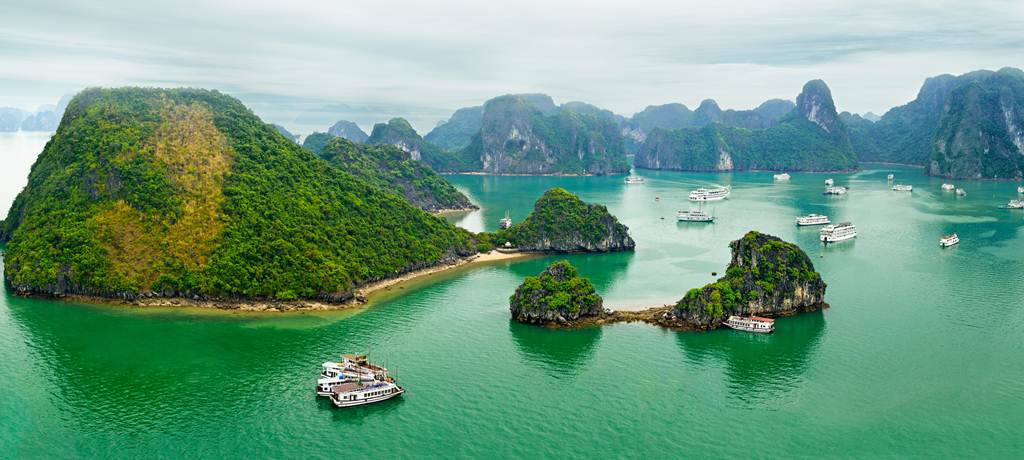
#> input picture data/halongbay.jpg, 1024 x 460 px
$ python color_quantization.py
#> lines starting #> are read from the running program, lines starting #| are printed output that depends on the picture
# Authors: Robert Layton <robertlayton@gmail.com>
#          Olivier Grisel <olivier.grisel@ensta.org>
#          Mathieu Blondel <mathieu@mblondel.org>
#
# License: BSD 3 clause

print(__doc__)
import numpy as np
import matplotlib.pyplot as plt
import matplotlib.image as mpimg
from sklearn.cluster import KMeans
from sklearn.metrics import pairwise_distances_argmin
from sklearn.datasets import load_sample_image
from sklearn.utils import shuffle
from time import time
import os


def color_quantization(n_colors=64, file_path=''):
    # Load the Summer Palace photo
    image = None
    if (len(file_path) > 0) and (os.path.isfile(file_path)):
        image = mpimg.imread(file_path)
    if image is None:
        image = load_sample_image("china.jpg")
    # Convert to floats instead of the default 8 bits integer coding. Dividing by
    # 255 is important so that plt.imshow behaves works well on float data (need to
    # be in the range [0-1]
    image = np.array(image, dtype=np.float64) / 255

    # Load Image and transform to a 2D numpy array.
    w, h, d = original_shape = tuple(image.shape)
    assert d == 3
    image_array = np.reshape(image, (w * h, d))
    print("Fitting model on a small sub-sample of the data")
    t0 = time()
    image_array_sample = shuffle(image_array, random_state=0)[:1000]
    kmeans = KMeans(n_clusters=n_colors, random_state=0).fit(image_array_sample)
    print("done in %0.3fs." % (time() - t0))

    # Get labels for all points
    print("Predicting color indices on the full image (k-means)")
    t0 = time()
    labels = kmeans.predict(image_array)
    print("done in %0.3fs." % (time() - t0))

    codebook_random = shuffle(image_array, random_state=0)[:n_colors + 1]
    print("Predicting color indices on the full image (random)")
    t0 = time()
    labels_random = pairwise_distances_argmin(codebook_random,
                                              image_array,
                                              axis=0)
    print("done in %0.3fs." % (time() - t0))
    return [kmeans, image, labels, codebook_random, labels_random, w, h]


def recreate_image(codebook, labels, w, h):
    """Recreate the (compressed) image from the code book & labels"""
    d = codebook.shape[1]
    image = np.zeros((w, h, d))
    label_idx = 0
    for i in range(w):
        for j in range(h):
            image[i][j] = codebook[labels[label_idx]]
            label_idx += 1
    return image


def plot_image(kmeans, image, labels, codebook_random, labels_random, w, h):
    # Display all results, alongside original image
    plt.figure(1)
    plt.clf()
    ax = plt.axes([0, 0, 1, 1])
    plt.axis('off')
    plt.title('Original image (96,615 colors)')
    plt.imshow(image)

    plt.figure(2)
    plt.clf()
    ax = plt.axes([0, 0, 1, 1])
    plt.axis('off')
    plt.title('Quantized image (64 colors, K-Means)')
    plt.imshow(recreate_image(kmeans.cluster_centers_, labels, w, h))

    plt.figure(3)
    plt.clf()
    ax = plt.axes([0, 0, 1, 1])
    plt.axis('off')
    plt.title('Quantized image (64 colors, Random)')
    plt.imshow(recreate_image(codebook_random, labels_random, w, h))
    plt.show()


def main():
    kmeans, image, labels, codebook_random, labels_random, w, h = color_quantization(file_path='../data/halongbay.jpg')
#> in color_quantization, image is the input picture: shape (460, 1024, 3); mean R, G, B 108.4, 155.3, 130.3
#> in color_quantization, `image_array_sample = shuffle(image_array, random_state=0)[:1000]`: image_array_sample = 1000 rows, first 8: [0.859, 0.906, 0.906], [0.0431, 0.176, 0], [0.0118, 0.443, 0.157], [0.00392, 0.443, 0.161], [0.176, 0.427, 0.533], [0.369, 0.29, 0.0941], [0.333, 0.6, 0.455], [0.49, 0.639, 0.643]
#> in color_quantization, `codebook_random = shuffle(image_array, random_state=0)[:n_colors + 1]`: codebook_random = 65 rows, first 8: [0.859, 0.906, 0.906], [0.0431, 0.176, 0], [0.0118, 0.443, 0.157], [0.00392, 0.443, 0.161], [0.176, 0.427, 0.533], [0.369, 0.29, 0.0941], [0.333, 0.6, 0.455], [0.49, 0.639, 0.643]
#> w = 460; h = 1024
    plot_image(kmeans, image, labels, codebook_random, labels_random, w, h)
#> after the loop in recreate_image, `for i in range(w):`: label_idx = 471040
#> call 2 of recreate_image, with codebook = array of shape (65, 3), labels = array of shape (471040,), w = 460, h = 1024
#> after the loop in recreate_image (call 2), `for i in range(w):`:
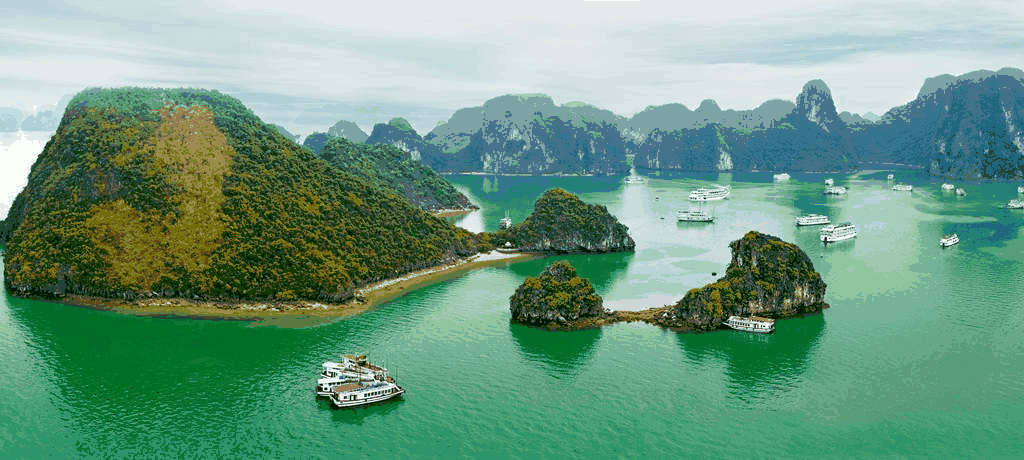
#> image: shape (460, 1024, 3) float64; mean of channels 0, 1, 2 0.425, 0.606, 0.511; drawn as R, G, B


if __name__ == '__main__':
    main()
